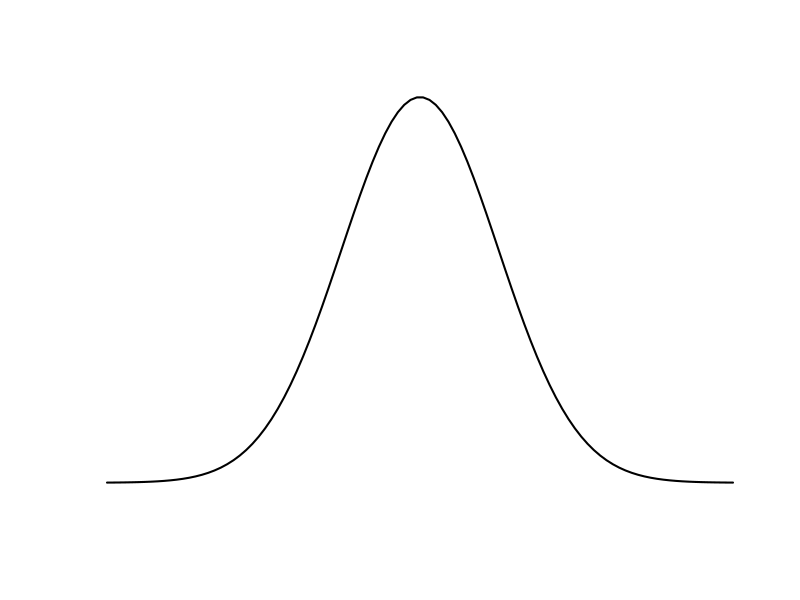

Generate this figure with R:
## ---- chunk 1
x <- seq(-4, 4, length=100)
y <- dnorm(x)
plot(x,y, type = "l", lwd = 2, axes = FALSE, xlab = "", ylab = "")
